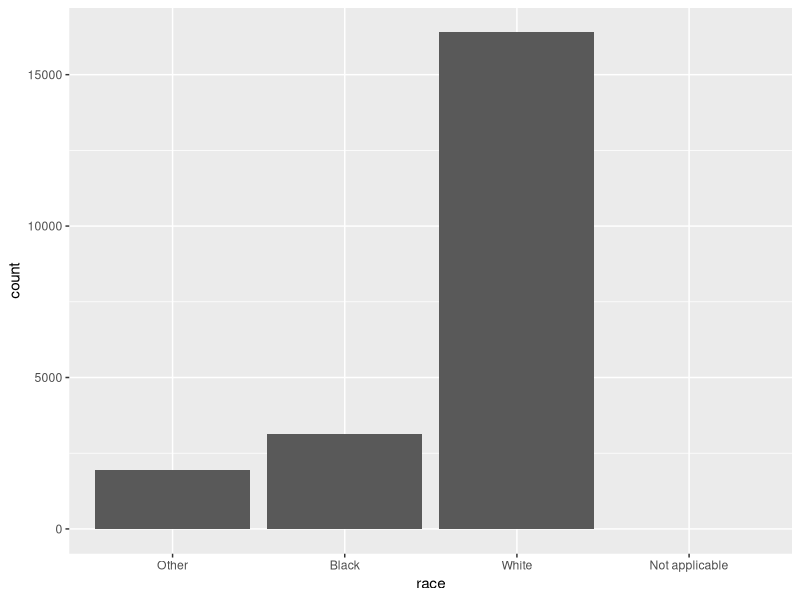
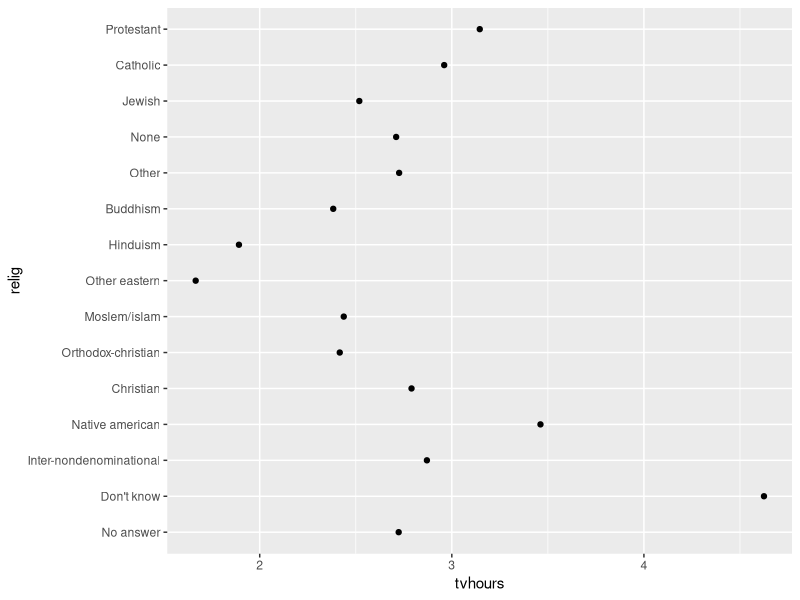
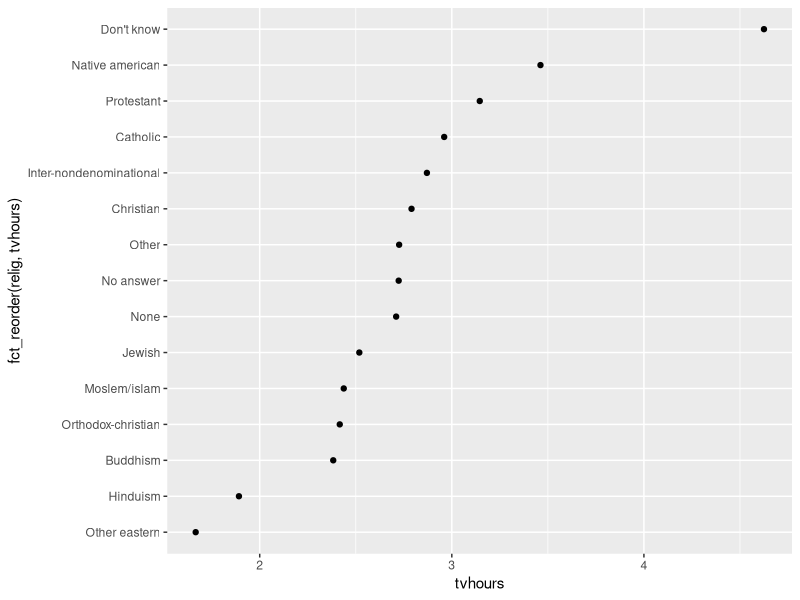
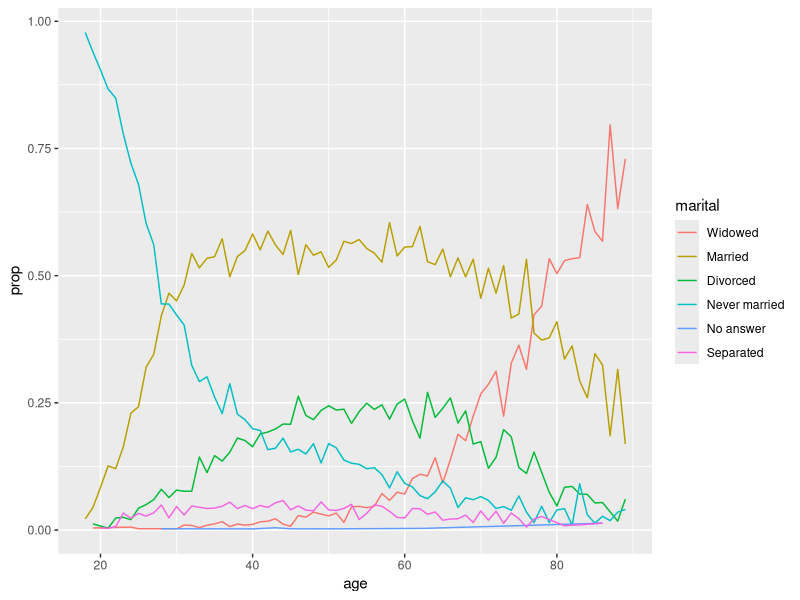
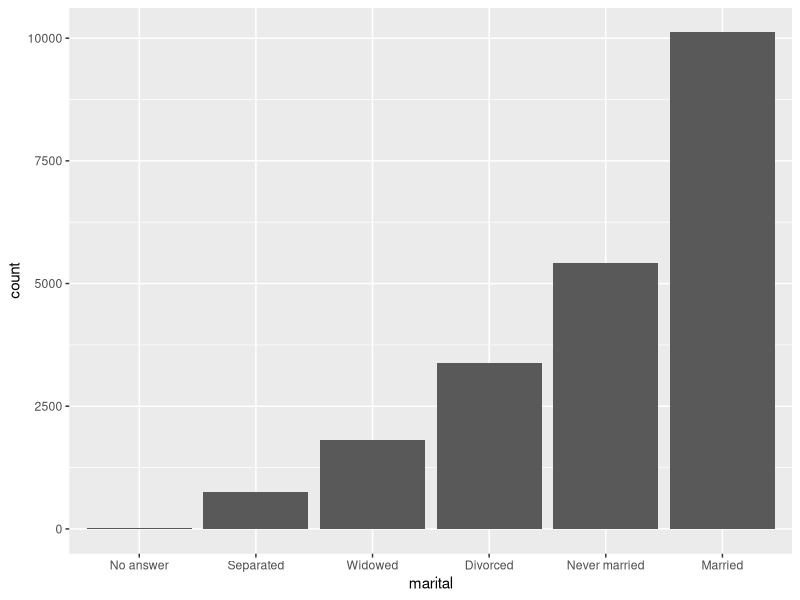

The R script that drew these images, in order:
library(tidyverse)
setwd("C:/users/ryan/desktop/r_lesson_plan")

# To create a factor, must start by creating a list of the valid levels:

month_levels <- c("Jan", "Feb", "Mar", "Apr", "May", "Jun",
                  "Jul", "Aug", "Sep", "Oct", "Nov", "Dec")


      # two ways to match levels to input

# Note: month_data has factor in diff order than order of levels

# match the levels list to the input of values w/ a dataframe
month_data <- tibble(month = c("Jan", "Mar", "Dec", "Jun"))
month_data2 <- factor(month_data$month, levels = month_levels)

# match the levels list to the input of values
month_data_val <- c("Jan", "Mar", "Dec", "Jun")
month_data3 <- factor(month_data_val, month_levels)


      # ordering factors to match appearance in the data

# 1.)
f2 <- factor(month_data_val, levels = unique(month_levels)) 
f2
             
# 2.) to order the factors after the fact, use fct_inorder()
f3 <- month_data$month %>% factor() %>% fct_inorder()



        ##########################

gss_cat <- forcats::gss_cat

# to get counts, use fct_count or count
fct_count(gss_cat$relig)
gss_cat %>% count(relig)

# using geom_bar() to show counts;

ggplot(gss_cat, aes(race)) +
  geom_bar() +
  scale_x_discrete(drop = FALSE)

  # Modifying factor order

# ex1: summary of averages for age, tv hours, and counts
relig_summary <- gss_cat %>% group_by(relig) %>% 
  summarise(age = mean(age, na.rm = TRUE),
            tvhours = mean(tvhours, na.rm = TRUE),
            )

ggplot(relig_summary, aes(tvhours, relig)) + geom_point()

# reordering with fct_reorder()
ggplot(relig_summary, aes(tvhours, fct_reorder(relig, tvhours))) + # reorder y based on x/some var
  geom_point()

        # When coloring a line graph, use fct_reorder2()
      # fct_reorder2 reorders factor by y values associated w/ largest x values

by_age <- gss_cat %>%
  filter(!is.na(age)) %>%
  count(age, marital) %>%
  group_by(age) %>%
  mutate(prop = n / sum(n)) # proportion column created 

ggplot(by_age, aes(age, prop, colour = fct_reorder2(marital, age, prop))) + # first argument is factor, then x, then y
  geom_line() +
  labs(colour = "marital")

        # bar chart; 
    # use fct_infreq: lists factors by number of observations with each level (largest first)
    # fct_rev: reverses order of factors

gss_cat %>% mutate(marital = marital %>% fct_infreq() %>% fct_rev()) %>%
  ggplot(aes(marital)) +
  geom_bar()


      # https://r4ds.had.co.nz/factors.html
# Other useful factor functions:

# fct_recode()
# fct_collapse()
# fct_lump()



gss_cat %>% count(partyid)
#> # A tibble: 10 x 2
#>   partyid                n
#>   <fct>              <int>
#> 1 No answer            154
#> 2 Don't know             1
#> 3 Other party          393
#> 4 Strong republican   2314
#> 5 Not str republican  3032
#> 6 Ind,near rep        1791
#> # … with 4 more rows

gss_cat %>%
  mutate(partyid = fct_recode(partyid,
                              "Republican, strong"    = "Strong republican",
                              "Republican, weak"      = "Not str republican",
                              "Independent, near rep" = "Ind,near rep",
                              "Independent, near dem" = "Ind,near dem",
                              "Democrat, weak"        = "Not str democrat",
                              "Democrat, strong"      = "Strong democrat"
  )) %>%
  count(partyid)
#> # A tibble: 10 x 2
#>   partyid                   n
#>   <fct>                 <int>
#> 1 No answer               154
#> 2 Don't know                1
#> 3 Other party             393
#> 4 Republican, strong     2314
#> 5 Republican, weak       3032
#> 6 Independent, near rep  1791
#> # … with 4 more rows


gss_cat %>%
  mutate(partyid = fct_recode(partyid,
                              "Republican, strong"    = "Strong republican",
                              "Republican, weak"      = "Not str republican",
                              "Independent, near rep" = "Ind,near rep",
                              "Independent, near dem" = "Ind,near dem",
                              "Democrat, weak"        = "Not str democrat",
                              "Democrat, strong"      = "Strong democrat",
                              "Other"                 = "No answer",
                              "Other"                 = "Don't know",
                              "Other"                 = "Other party"
  )) %>%
  count(partyid)
#> # A tibble: 8 x 2
#>   partyid                   n
#>   <fct>                 <int>
#> 1 Other                   548
#> 2 Republican, strong     2314
#> 3 Republican, weak       3032
#> 4 Independent, near rep  1791
#> 5 Independent            4119
#> 6 Independent, near dem  2499
#> # … with 2 more rows

gss_cat %>%
  mutate(partyid = fct_collapse(partyid,
                                other = c("No answer", "Don't know", "Other party"),
                                rep = c("Strong republican", "Not str republican"),
                                ind = c("Ind,near rep", "Independent", "Ind,near dem"),
                                dem = c("Not str democrat", "Strong democrat")
  )) %>%
  count(partyid)
#> # A tibble: 4 x 2
#>   partyid     n
#>   <fct>   <int>
#> 1 other     548
#> 2 rep      5346
#> 3 ind      8409
#> 4 dem      7180

gss_cat %>%
  mutate(relig = fct_lump(relig)) %>%
  count(relig)
#> # A tibble: 2 x 2
#>   relig          n
#>   <fct>      <int>
#> 1 Protestant 10846
#> 2 Other      10637






















